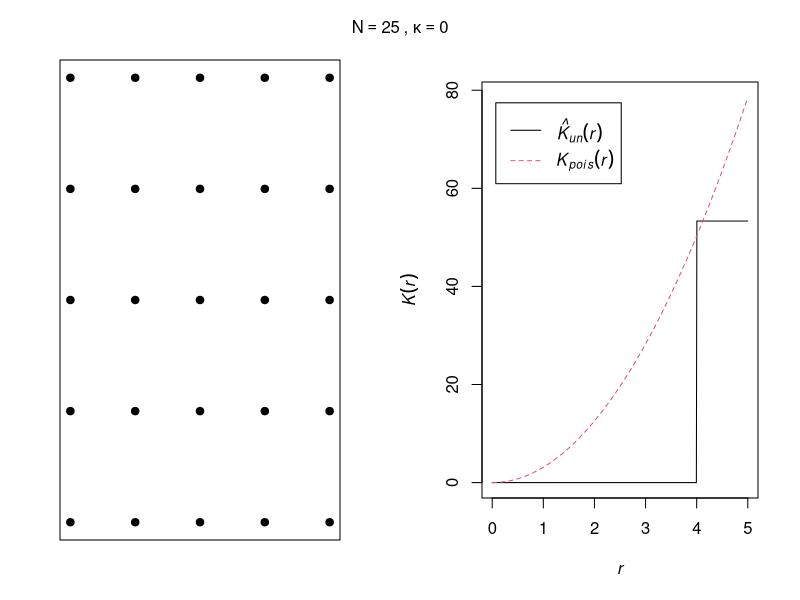
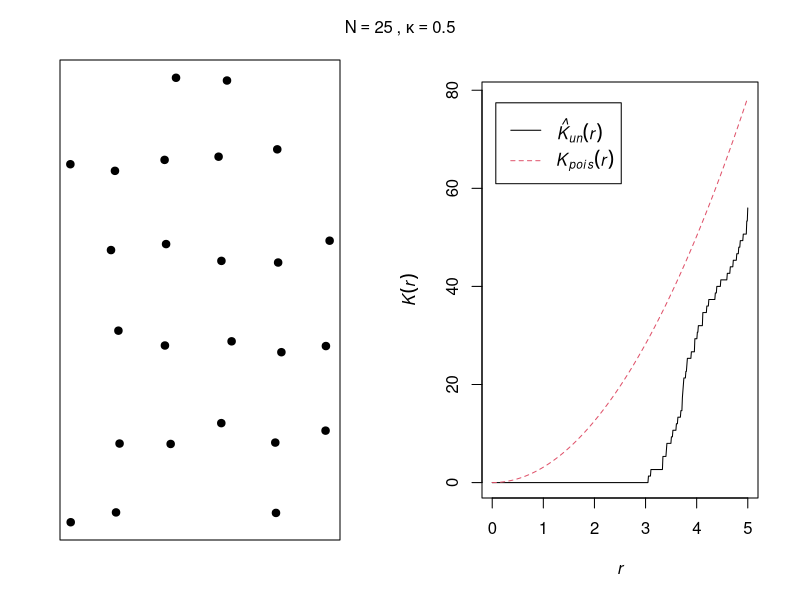
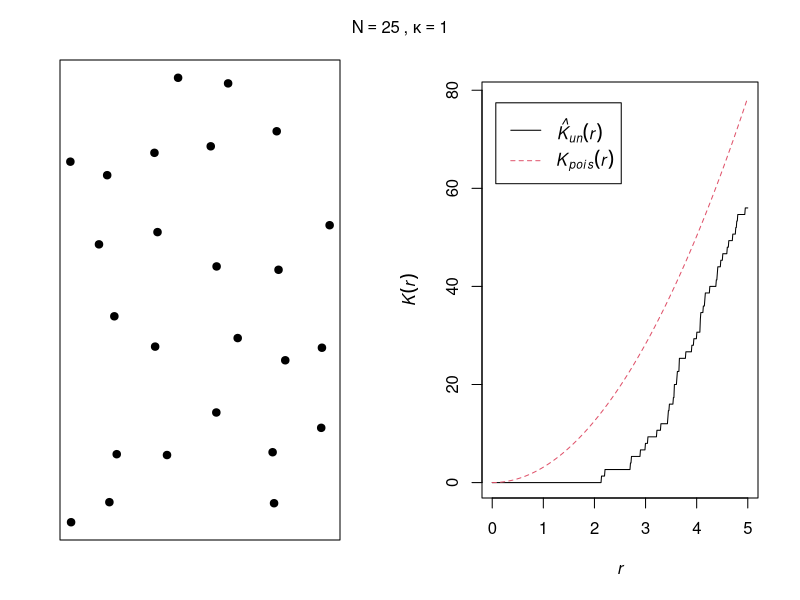
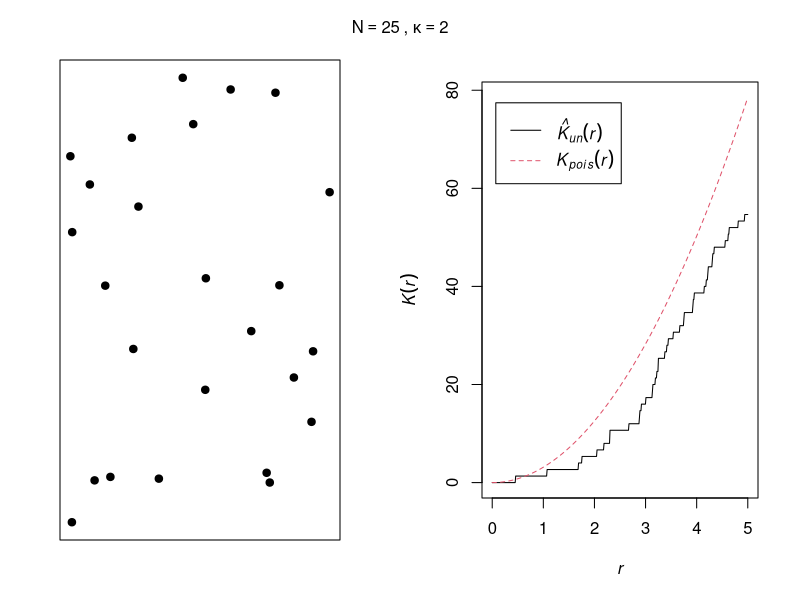
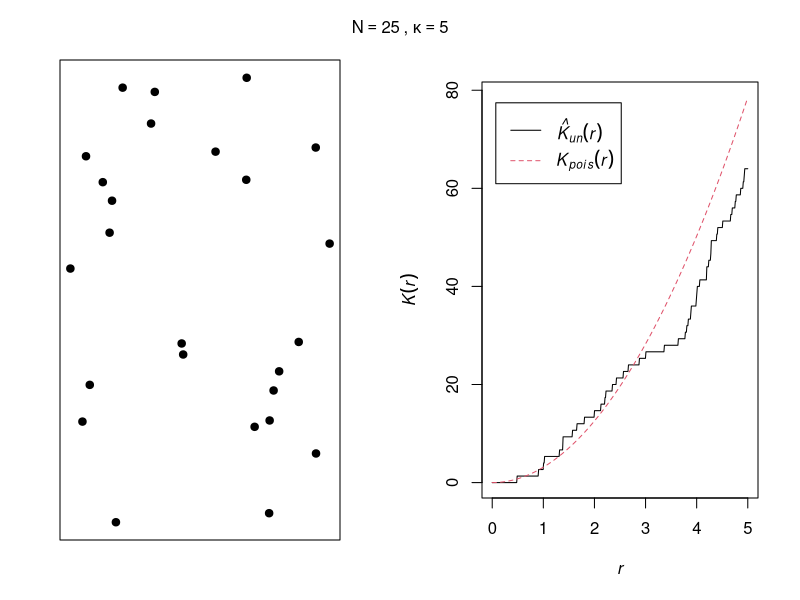
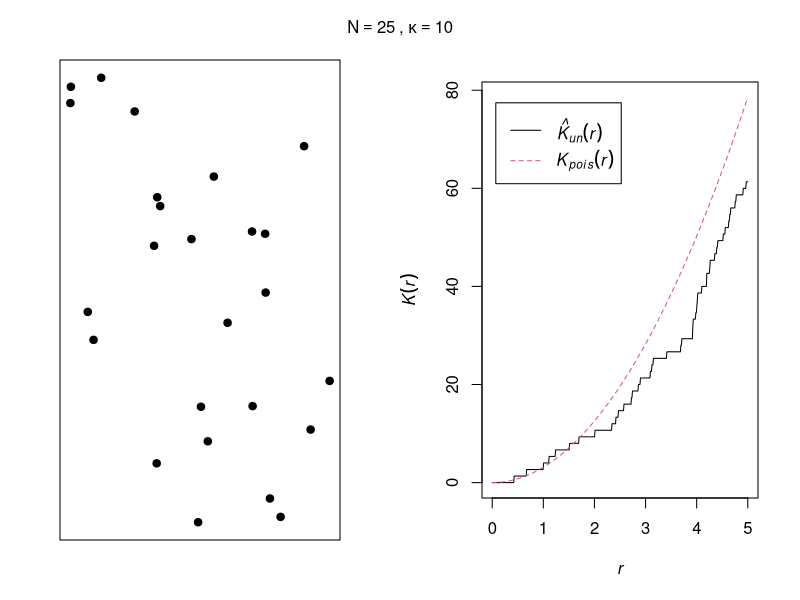
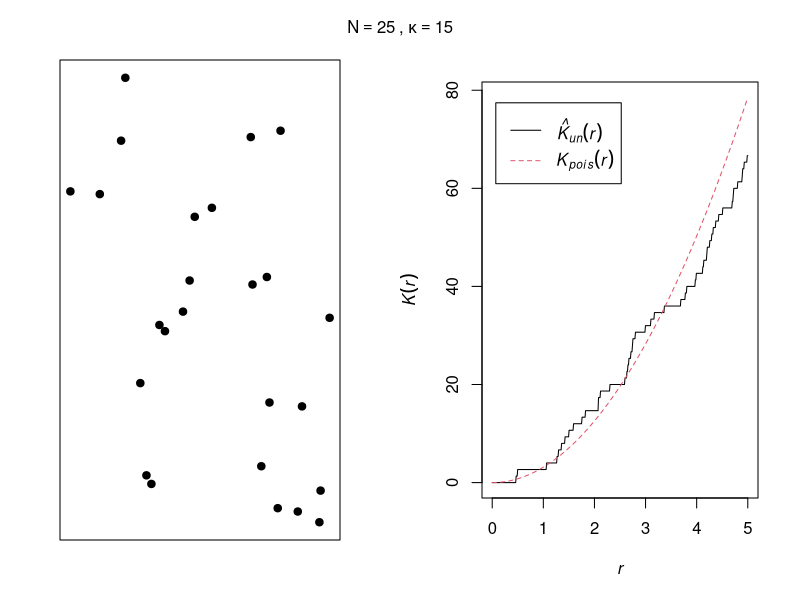

Write the R code that produced these figures, in order. (Note: this script raises an error after producing the figures.)
library(spatstat)

generate_initial_points <- function(N, ws){
  if (sqrt(N) == round(sqrt(N)) ){
    n_per_row <- sqrt(N)
    grid_poinst <- seq(from = 0, to = ws, 
                       by = ws/(n_per_row))[1:n_per_row]
    x <- rep(grid_poinst, n_per_row)
    y <- as.vector(sapply(grid_poinst, function(x)rep(x, n_per_row)))
    return(cbind(x, y))
  }else if(sqrt(N/2) == round(sqrt(N/2))){
    i <- sqrt(N/2)
    separation <- ws/i
    init_grid  <- seq(from = 0,
                      to = ws - (separation/2), 
                      by = separation/2)
    n <- length(init_grid)
    is_even <- (1:n) %% 2 == 0
    coords <- matrix(ncol = 2, nrow = 0)
    for (x in 1:n){
      this_x <- init_grid[x]
      if(is_even[x]){
        yes <- init_grid[!is_even]
      }else{
        yes <- init_grid[is_even]
      }
      coords <- rbind(coords, matrix(c(rep(this_x, length(yes)),
                                       yes), nrow = length(yes)))}
    return(coords)
  }else{
    pts <- read.csv("configurations/point_configurations.csv", 
                    header = FALSE, row.names = 1)
    if (N %in% rownames(pts)){
      coords <- pts[N == rownames(pts), ]
      coords <- coords[coords != ""]
      coords <- do.call(rbind, lapply(coords, function(x) as.numeric(strsplit(x, ":")[[1]])))
      return(coords / 20 * ws) # Scaled to fit ws
    }else{
      stop("Configuration not found yet")}
  }
}

ws <- 20 # world size 
N <- 25
points_initial <- generate_initial_points(N = N, ws = ws)

spatstats_initial_points <- ppp(x = points_initial[,1], 
                                y = points_initial[,2], c(0, ws), c(0, ws))

for( world_reachablity in c(0, 0.5,  1, 2, 5, 10, 15)){
  points_after_moving <- points_initial
  
  set.seed(26)
  random_angles <- runif(nrow(points_after_moving), 
                         min = 0, max = 2*pi)

  points_after_moving[, 1] <- (points_after_moving[, 1] + (cos(random_angles) * world_reachablity)) %% ws
  points_after_moving[, 2] <- (points_after_moving[, 2] + (sin(random_angles) * world_reachablity)) %% ws
  
  
  spatstats_second_points <- ppp(x = points_after_moving[,1], 
                                 y = points_after_moving[,2], c(0, ws), c(0, ws))
  
  png(paste("randomness_example_", world_reachablity, ".png", sep = ""),   
            width = 24, height = 12, units = "cm",
      res = 300)
  par(mfrow=c(1,2))
  par(mar=c(3, 3, 3, 3))
  plot(points_after_moving[,1],points_after_moving[,2],
       main = "", xlab="",ylab="", 
       yaxt="n", xaxt="n" , col ="black", pch=19)
  mtext(text = bquote(N==.(N)~","~ kappa==.(world_reachablity)), side = 3,
        line = - 2,
        outer = TRUE)
  par(mar=c(5, 4, 4, 2) + 0.1)
  Kest_out <-  Kest(spatstats_second_points, correction = "none" )
  plot(Kest(spatstats_second_points, correction = "none" ), 
       main = "")
  
  dev.off()
  
}

points_after_moving <- points_initial

  points_after_moving[, 1] <- c(rnorm(n = 20, mean = 15, sd = 2 ),
                                rnorm(n = 20, mean = 0, sd = 1 )) %% ws
  points_after_moving[, 2] <- c(rnorm(n = 20, mean = 15, sd = 3 ),
                                rnorm(n = 20, mean = 0, sd = 2 )) %% ws
  
  
  spatstats_second_points <- ppp(x = points_after_moving[,1], 
                                 y = points_after_moving[,2], c(0, ws), c(0, ws))
  

  par(mfrow=c(1,2))
  par(mar=c(3, 3, 3, 3))
  plot(points_after_moving[,1],points_after_moving[,2],
       main = "", xlab="",ylab="", 
       yaxt="n", xaxt="n" , col ="black", pch=19, xlim = c(0, ws), ylim = c(0, ws))
  par(mar=c(5, 4, 4, 2) + 0.1)
  plot(Kest(spatstats_second_points, correction = "none" ), 
       main = "")

  
